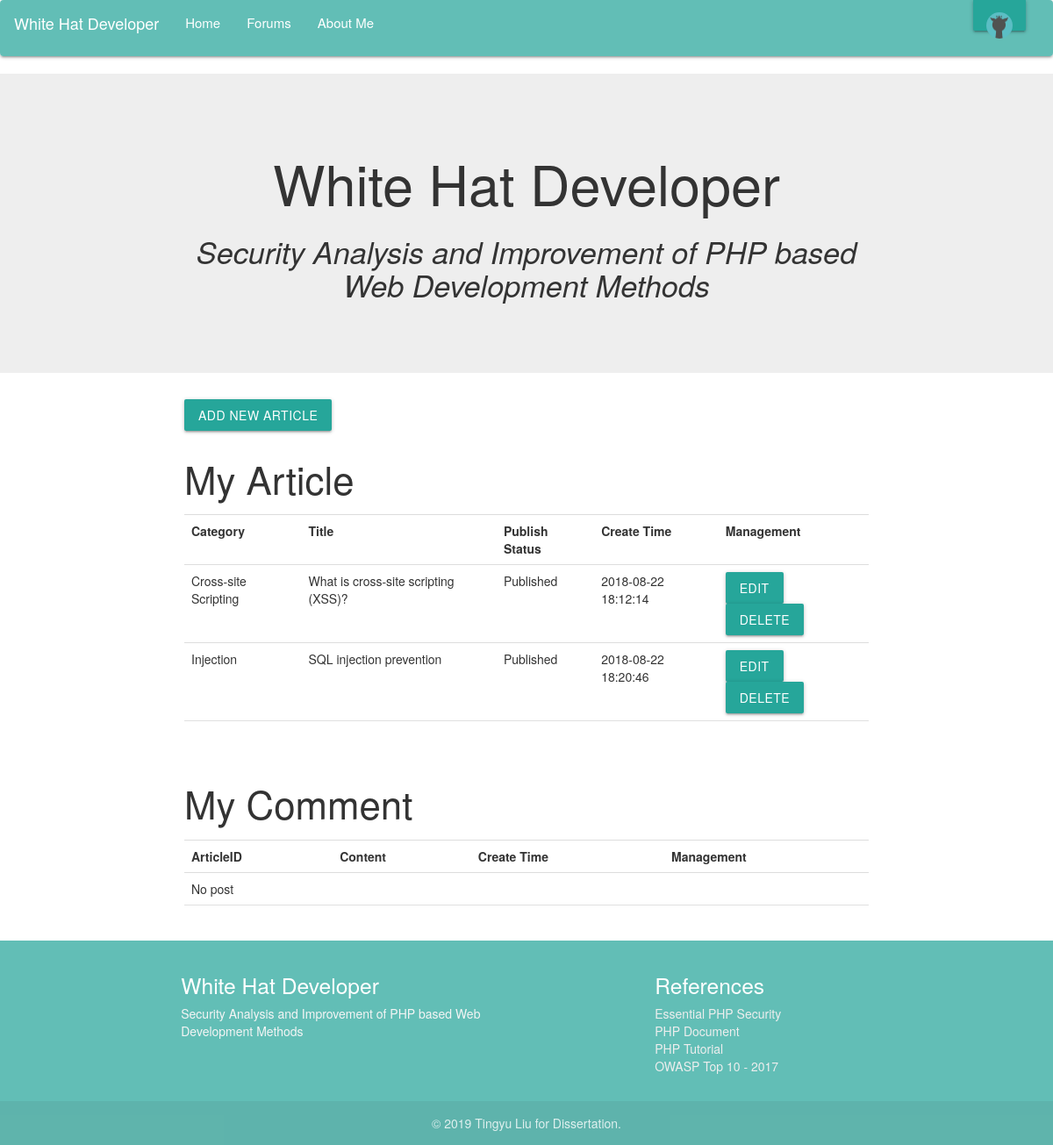
Screenshot of /Main/forum/article_list.php (signed in) with the database file from the repository.
### tables this page shows
CREATE TABLE `articles` (
  `id` int(11) NOT NULL COMMENT '文章id',
  `title` varchar(60) NOT NULL COMMENT '標題',
  `category` varchar(50) NOT NULL COMMENT '分類',
  `content` text NOT NULL COMMENT '內文',
  `publish` tinyint(1) NOT NULL DEFAULT '0' COMMENT '是否發布',
  `create_date` datetime NOT NULL COMMENT '建立日期',
  `create_user_id` int(11) NOT NULL COMMENT '文章建立者id',
  `modify_date` datetime DEFAULT NULL COMMENT '修改日期'
);

### Main/php/functions.php (called while the page is built, shortened)
<?php
function get_my_article($id)
{
  $datas = array();
  $sql = "SELECT * FROM `articles` WHERE `create_user_id` = {$id};";
  $query = mysqli_query($_SESSION['link'], $sql);
  if ($query)
  {
    if (mysqli_num_rows($query) > 0)
    {
      while ($row = mysqli_fetch_assoc($query))
      {
        $datas[] = $row;
      }
    }
  }
  else
  {
    echo "{$sql} execution failed, error message：" . mysqli_error($_SESSION['link']);
  }
  return $datas;
}
function get_my_comment($id)
{
  $datas = array();
  $sql = "SELECT * FROM `comments` WHERE `create_user_id` = {$id};";
  $query = mysqli_query($_SESSION['link'], $sql);
  return $datas;
}
?>

### Main/forum/article_list.php (the view, shortened to what this page needs)
<?php
require_once '../php/functions.php';
$articles = get_my_article($_SESSION['login_user_id']);
$comments = get_my_comment($_SESSION['login_user_id']);
?>
<!DOCTYPE html>
<html lang="zh-TW">
  <head>
    <link rel="stylesheet" href="https://maxcdn.bootstrapcdn.com/bootstrap/3.3.4/css/bootstrap.min.css"/>
    <link rel="stylesheet" href="https://cdnjs.cloudflare.com/ajax/libs/materialize/1.0.0-rc.2/css/materialize.min.css">
    <link rel="stylesheet" href="../css/style.css">
  </head>
  <body>
		<?php include_once 'menu.php'; ?>
    <div class="content">
      <div class="container">
        <div class="row">
          <div class="col-xs-12">
            <a href='article_add.php' class="btn btn-default">Add New Article</a>
          </div>
          <div class="col-xs-12">
						<h3>My Article</h3>
            <table class="table table-hover">
              <tr>
                <th>Category</th>
                <th>Title</th>
                <th>Publish Status</th>
                <th>Create Time </th>
                <th>Management</th>
              </tr>
              <?php if($articles):?>
                <?php foreach($articles as $article):?>
                  <tr>
                    <td><?php echo $article['category'];?></td>
                    <td><?php echo $article['title'];?></td>
                    <td><?php echo ($article['publish'])?"Published":"Unpublished";?></td>
                    <td><?php echo $article['create_date'];?></td>
                    <td>
                      <a href='article_edit.php?i=<?php echo $article['id'];?>' class="btn btn-default">Edit</a>
                      <a href='javascript:void(0);' class='btn btn-default del_article' data-id="<?php echo $article['id'];?>">Delete</a>
                    </td>
                  </tr>
                <?php endforeach;?>
              <?php else:?>
                <tr>
                  <td colspan="5">No post</td>
                </tr>
              <?php endif;?>
            </table>
          </div>
        </div>
				<div class="row">
					<div class="col-xs-12">
						<h3>My Comment</h3>
            <table class="table table-hover">
              <tr>
                <th>ArticleID</th>
								<th>Content</th>
                <th>Create Time</th>
                <th>Management</th>
              </tr>
              <?php if($comments):?>
                <?php foreach($comments as $comment):
									$abstract = strip_tags($comment['content']);
									$abstract = mb_substr($abstract, 0, 20, "UTF-8")
									?>
                  <tr>
                    <td><?php echo $comment['comment_article_id'];?></td>
                    <td><?php echo $abstract;?></td>
                    <td><?php echo $comment['create_date'];?></td>
                    <td>
                      <a href='comment_edit.php?i=<?php echo $comment['id'];?>' class="btn btn-default">Edit</a>
                      <a href='javascript:void(0);' class='btn btn-default del_comment' data-id="<?php echo $comment['id'];?>">Delete</a>
                    </td>
                  </tr>
                <?php endforeach;?>
              <?php else:?>
                <tr>
                  <td colspan="5">No post</td>
                </tr>
              <?php endif;?>
            </table>
          </div>
				</div>
        </div>
    </div>
    <?php include_once 'footer.php'; ?>
  </body>
</html>

### Main/css/style.css (style rules this page uses)
html, body { height: 100%; }

### rows the page displays
articles: category "Cross-site Scripting", title "What is cross-site scripting (XSS)?", publish "Published", create_date "2018-08-22 18:12:14"
articles: category "Injection", title "SQL injection prevention", publish "Published", create_date "2018-08-22 18:20:46"
